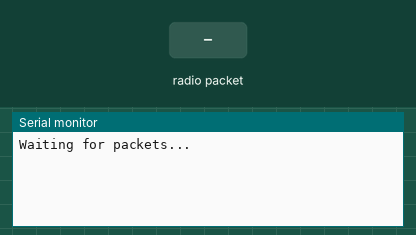
Simulated run of this sketch. Board: Arduino Uno, built with avr-gcc and run on an emulated ATmega328P. Shown: the last lines printed to the serial monitor. The test bench sets the inputs (shaded band). No radio packets arrive unless stated.

Above: at 1.3 s.
1.4 s: radio packet "1" arrives
At 2.3 s:
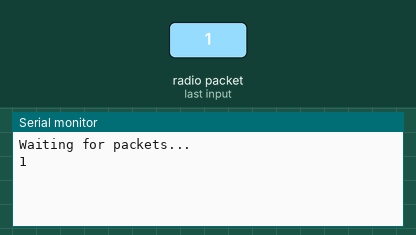
2.9 s: radio packet "0" arrives
At 3.4 s:
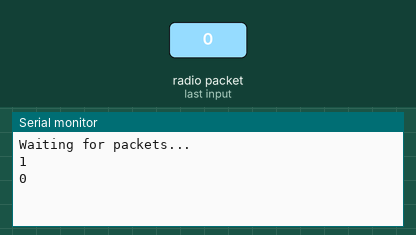
4.4 s: radio packet "2" arrives
At 5.9 s:
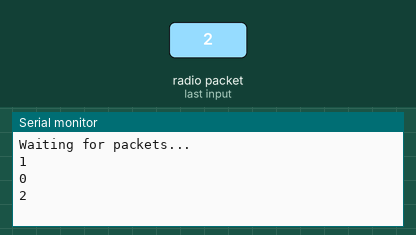

The sketch:

radio_serial_bridge.ino
```cpp
#include <SPI.h>
// #include <RH_RF95.h>
#include <LoRa.h>

// Feather 32u4 w/ LoRa:
#define RFM95_CS   8
#define RFM95_RST  4
#define RFM95_INT  7

// Change to 434.0 or other frequency, must match RX's freq!
#define RF95_FREQ 434.0

// Singleton instance of the radio driver
// RH_RF95 rf95(RFM95_CS, RFM95_INT);

void setup() {
  // put your setup code here, to run once:
  pinMode(RFM95_RST, OUTPUT);
  digitalWrite(RFM95_RST, HIGH);

  Serial.begin(115200);
  while (!Serial) delay(1);
  delay(100);

  Serial.println("Waiting for packets...");

  // manual reset
  digitalWrite(RFM95_RST, LOW);
  delay(10);
  digitalWrite(RFM95_RST, HIGH);
  delay(10);

  // while (!rf95.init()) {
  //   Serial.println("LoRa radio init failed");
  //   while (1);
  // }
  // Serial.println("LoRa radio init OK!");

  // // Defaults after init are 434.0MHz, modulation GFSK_Rb250Fd250, +13dbM
  // if (!rf95.setFrequency(RF95_FREQ)) {
  //   Serial.println("setFrequency failed");
  //   while (1);
  // }
  // Serial.print("Set Freq to: "); Serial.println(RF95_FREQ);

  // // Defaults after init are 434.0MHz, 13dBm, Bw = 125 kHz, Cr = 4/5, Sf = 128chips/symbol, CRC on
  // rf95.setSpreadingFactor(9);

  // The default transmitter power is 13dBm, using PA_BOOST.
  // If you are using RFM95/96/97/98 modules which uses the PA_BOOST transmitter pin, then
  // you can set transmitter powers from 5 to 23 dBm:
  //rf95.setTxPower(23, false);

  LoRa.setPins(RFM95_CS, RFM95_RST, RFM95_INT);
  if (!LoRa.begin(RF95_FREQ * 1000000)) {
    Serial.println("Starting LoRa failed!");
    while (1);
  }
  LoRa.setSpreadingFactor(10);
  LoRa.enableCrc();
}

void loop() {
  // put your main code here, to run repeatedly:
  // if (rf95.available()) {
  //   // Get the message
  //   byte buf[RH_RF95_MAX_MESSAGE_LEN];
  //   byte len = sizeof(buf);

  //   if (rf95.recv(buf, &len)) {
  //     Serial.write(buf, len);
  //   }
  //   delay(100);
  // }

  // try to parse packet
  int packetSize = LoRa.parsePacket();
  if (packetSize) {
    // received a packet
    // read packet
    // Serial.println(packetSize);
    char buf [packetSize] = {};
    byte idx = 0;
    // Serial.println(packetSize);
    // Serial.println(LoRa.available());
    while (LoRa.available()) {
      char c = (char)LoRa.read();
      // Serial.print(c);
      memcpy(&buf[idx], &c, 1);
      idx++;
      // for (byte i = 0; i < 16; i++) {
      //   Serial.print(bitRead(c, i));
      // }
      // Serial.print("-");
    }
    Serial.write(buf, packetSize);
    Serial.println();
    // for (byte e = 0; e < sizeof(buf); e++) {
    //   for (byte i = 0; i < sizeof(buf[e]) * 8; i++) {
    //     Serial.print(bitRead(buf[e], i));
    //   }
    // }

    // print RSSI of packet
    // Serial.print("' with RSSI ");
    // Serial.println(LoRa.packetRssi());
  }
  delay(100);
}
```

Measured:
- after the input at 1.4 s, the serial monitor: prints a new line at once (image 1)
- after the input at 2.9 s, the serial monitor: prints a new line at once (image 2)
- after the input at 4.4 s, the serial monitor: prints a new line after 0.05 s (image 3)
